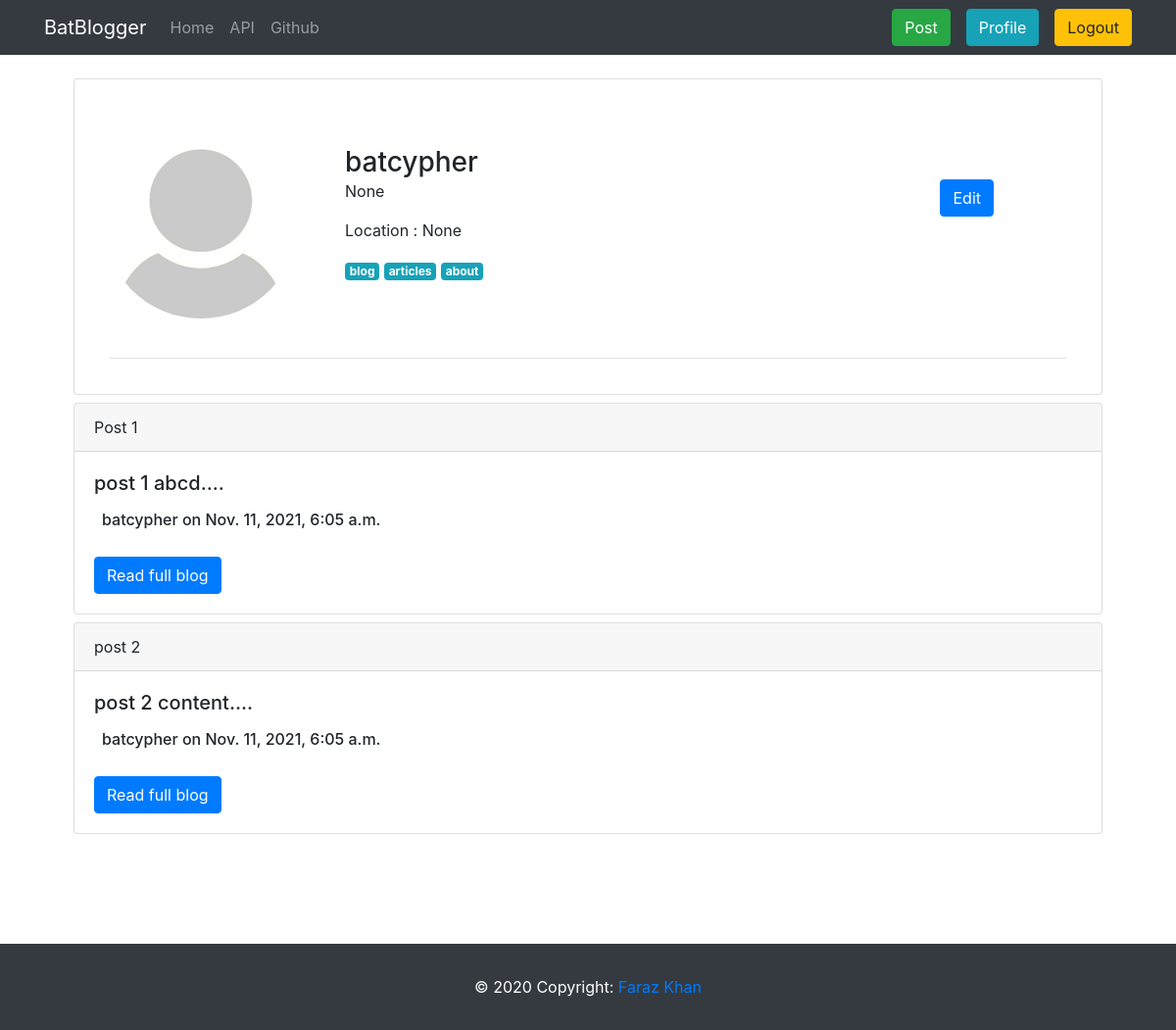
Page /profile/batcypher/ (signed in) on the earlier database version.
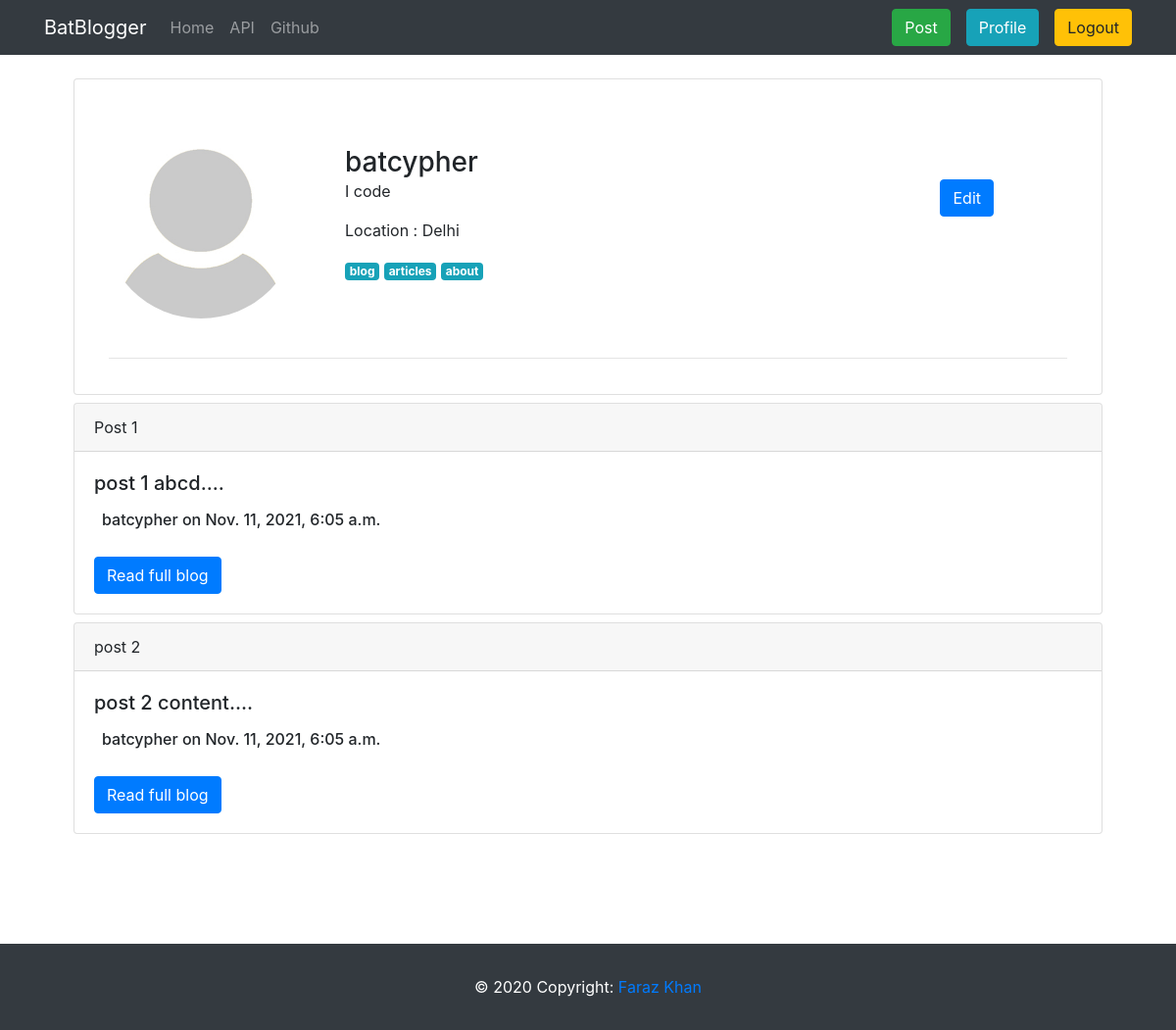
Same page on the later database version.
### blog/models.py (models this page shows, shortened)
class Profile(models.Model):
    user = models.OneToOneField(User, on_delete=models.CASCADE)
    image = models.ImageField(default='profile_pics/default.jpg', upload_to=rename('profile_pics'))
    location = models.CharField(max_length=100, blank=True, null=True)
    bio = models.CharField(max_length=500, blank=True, null=True)

### webui/views.py (the view)
# urls.py: path('profile/<str:username>/', ProfileView.as_view(), name='profile'),
class ProfileView(LoginRequiredMixin, View):
    def get(self,request,*args,**kwargs):
        username = kwargs['username']
        profile = Profile.objects.get(user__username=username)
        posts = Blog.objects.filter(author__username=username)
        return render(request, 'profile.html', {'profile': profile,'posts':posts})

### blog/models.py (called while the page is built)
    def get_absolute_url(self):
        return reverse("ui-blog-detail", kwargs={
            'pk': self.pk
        })

### templates/profile.html (shortened to what this page needs)
{% extends "base.html" %}
{% load static %}
{% block content %}
<div class="container m-auto">
<div class="container my-4">
<div style="margin-bottom:200px;" class="container">
  <div class="row">
      <div class="col-12">
          <div class="card">
              <div class="card-body">
                  <div class="row">
                    <div class="m-4 text-center">
                      <img src="{{profile.image.url}}" width="200" height="200" alt="" class="rounded-circle img-fluid">
                    </div>
                      <div class="ml-2 col-12 col-lg-8 col-md-6">
                          <h3 class="mt-5 mb-0 text-truncated">{{profile.user}}</h3>
                          {% if user == profile.user %}
                          <a class="btn btn-primary" style="float: right;" href="{% url 'edit-profile' profile.user.username %}">Edit</a>
                          {% endif %}
                          <p>
                              {{profile.bio}}
                          </p>
                          <p>
                            Location : {{profile.location}}
                          </p>
                          <p> <span class="badge badge-info tags">blog</span>
                              <span class="badge badge-info tags">articles</span>
                              <span class="badge badge-info tags">about</span>
                          </p>
                      </div>
                </div>
                <div class="col-12"><hr></div>
            </div>
      </div>
</div>
</div>
{% for post in posts %}
<div class="card my-2">
    <div class="card-header">
      {{post.title}}
    </div>
    <div class="card-body">
      <h5 class="card-text">{{post.content}}....</h5>
      <div class="row mx-1 my-3">
        <h6 class="card-title ml-1">{{post.author.username}} on {{post.created_on}}</h6>
      </div>
      <a href="{{post.get_absolute_url}}" class="btn btn-primary">Read full blog</a>
    </div>
</div>
{% endfor %}
</div>
</div>
</div>
{% endblock content %}

Differences in the rows shown:
changed Profile "batcypher": bio "None" → "I code"; location "None" → "Delhi"
